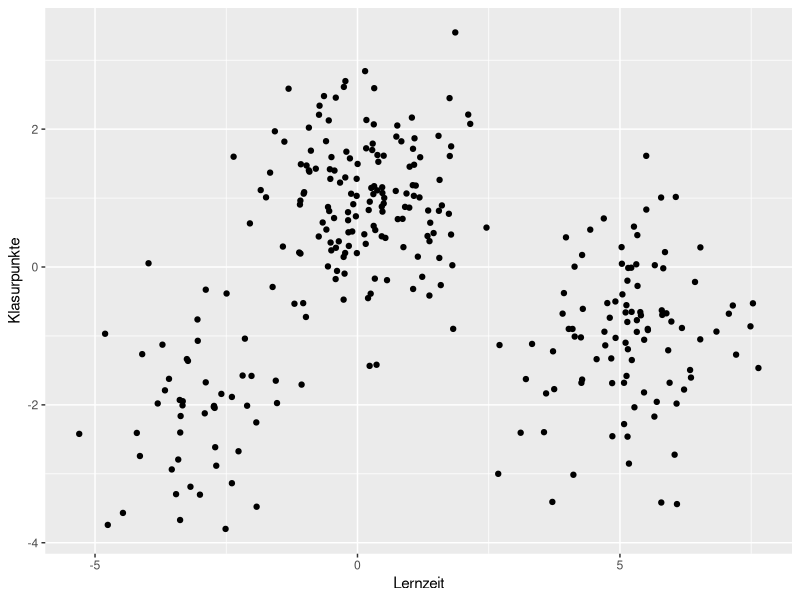
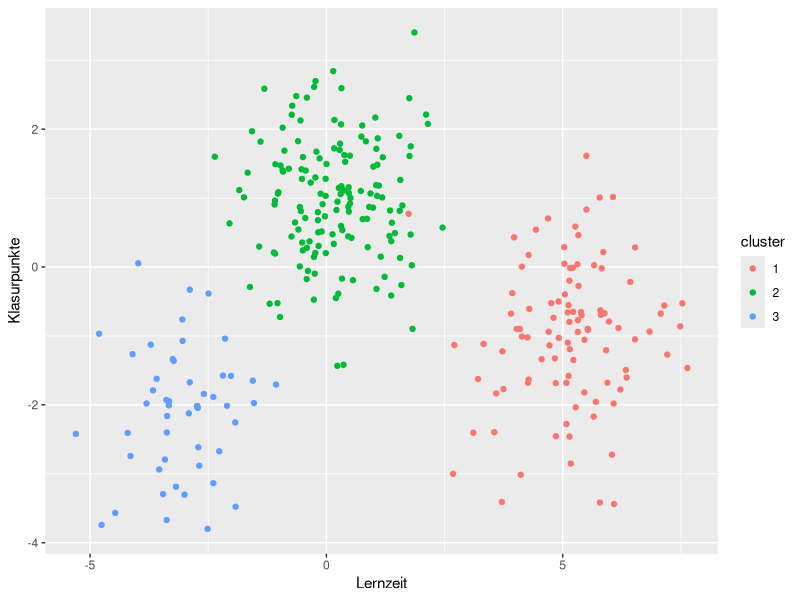
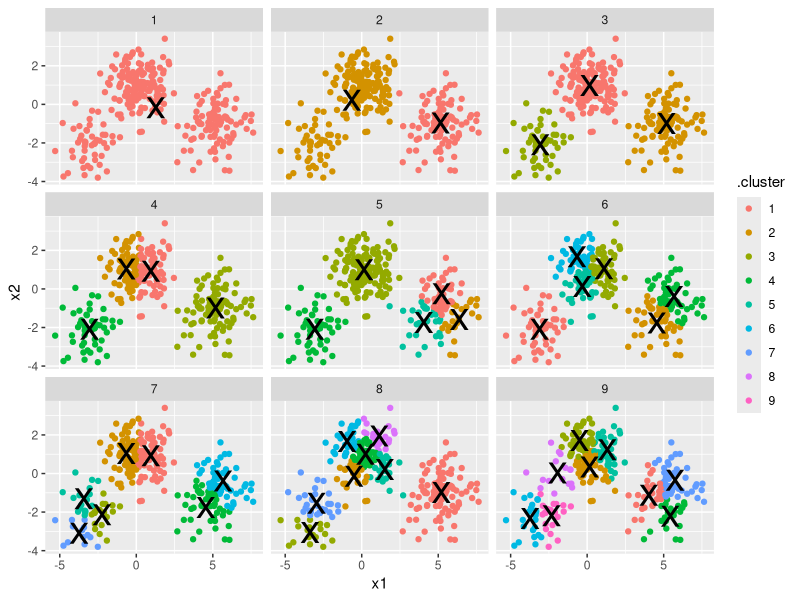
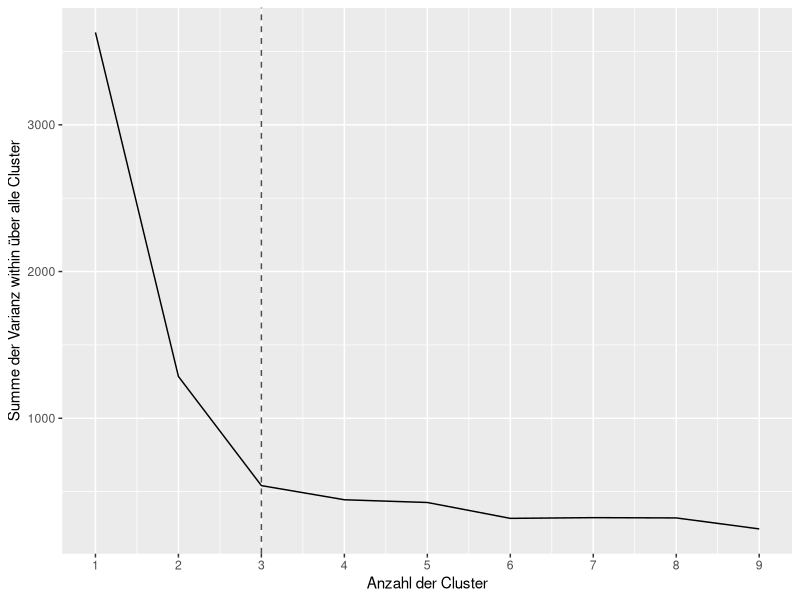

The R source for these figures, in order: (Note: this script raises an error after producing the figures.)
## ---- chunk 1
set.seed(1014)
options(digits = 3)

knitr::opts_chunk$set(
  comment = "#>",
  message = FALSE,
  warning = FALSE,
  collapse = TRUE,
  cache = TRUE,
  out.width = "70%",
  fig.align = 'center',
  fig.width = 6,
  fig.asp = 0.618,  # 1 / phi
  fig.show = "hold"
)

options(dplyr.print_min = 6, dplyr.print_max = 6)
## ---- chunk 2
library(tidyverse)
library(cluster)
## ---- chunk 3


set.seed(2014)
centers <- data.frame(cluster=factor(1:3), size=c(100, 150, 50), x1=c(5, 0, -3), x2=c(-1, 1, -2))
points <- centers %>% group_by(cluster) %>%
    do(data.frame(x1=rnorm(.$size[1], .$x1[1]),
                  x2=rnorm(.$size[1], .$x2[1])))

library(ggplot2)
p1 <- ggplot(points, aes(x1, x2)) + geom_point() +
  xlab("Lernzeit") + ylab("Klasurpunkte")

p2 <- ggplot(points, aes(x1, x2, color=cluster)) + geom_point() +
  xlab("Lernzeit") + ylab("Klasurpunkte")
## ---- chunk 4
p1
## ---- chunk 5
p2
## ---- chunk 6

library(tidyr)
library(broom)

points.matrix <- cbind(x1 = points$x1, x2 = points$x2)
kclust <- kmeans(points.matrix, 3)
kclusts <- data.frame(k=1:9) %>% group_by(k) %>% do(kclust=kmeans(points.matrix, .$k))

clusters <- kclusts %>% group_by(k) %>% do(tidy(.$kclust[[1]]))
assignments <- kclusts %>% group_by(k) %>% do(augment(.$kclust[[1]], points.matrix))
clusterings <- kclusts %>% group_by(k) %>% do(glance(.$kclust[[1]]))

p3 <- ggplot(assignments, aes(x1, x2)) + geom_point(aes(color=.cluster)) + facet_wrap(~ k)


p4 <- p3 + geom_point(data=clusters, size=10, shape="x")
p4
## ---- chunk 7
ggplot(clusterings, aes(k, tot.withinss)) + geom_line() + geom_vline(xintercept = 3, linetype = "dashed", color = "grey30") +
  xlab("Anzahl der Cluster") +
  ylab("Summe der Varianz within über alle Cluster") +
  scale_x_continuous(breaks = 1:9)

## ---- chunk 8

knitr::include_graphics("images/cluster/distanz_crop.pdf")
## ---- chunk 9

knitr::include_graphics("images/cluster/pythagoras2_crop.pdf")
## ---- chunk 10

knitr::include_graphics("images/cluster/pythagoras_crop.pdf")
## ---- chunk 11
profs <- data_frame(
  film1 = c(9, 1, 8),
  film2 = c(8, 2, 7),
  film3 = c(1, 8, 3),
  film4 = c(2, 3, 2),
  film5 = c(7, 2, 6)
)


## ---- chunk 12
dist(profs)
## ---- chunk 13
segment <- read.csv2("data/segment.csv")
## ---- chunk 14
glimpse(segment)
## ---- chunk 15
dist(head(segment))
## ---- chunk 16
daisy(head(segment))
## ---- chunk 17
segment.num <- segment %>%
  mutate(Frau = Geschlecht == "Frau") %>%
  mutate(Eigenheim = Eigenheim =="Ja") %>%
  mutate(Mitgliedschaft = Mitgliedschaft == "Ja") %>%
  dplyr::select(-Geschlecht, -Segment)
## ---- chunk 18
set.seed(1896)

seg.k <- kmeans(segment.num, centers = 4, nstart = 10)
seg.k
## ---- chunk 19
clusplot(segment.num, seg.k$cluster, 
         color = TRUE, shade = TRUE, labels = 4)
